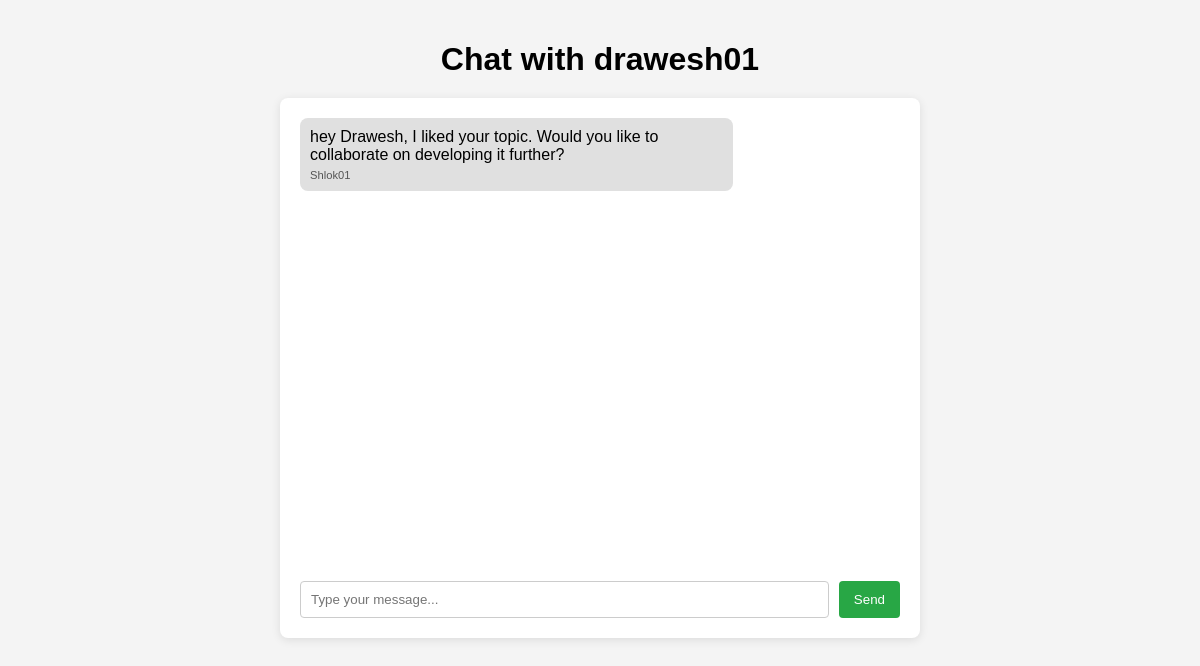
The app's page /chat/1 (signed in) with its own data.
### app.py (models this page shows, shortened)
class User(db.Model, UserMixin):
    id = db.Column(db.Integer, primary_key=True)
    first_name = db.Column(db.String(50), nullable=False)
    last_name = db.Column(db.String(50), nullable=False)
    username = db.Column(db.String(50), unique=True, nullable=False)
    email = db.Column(db.String(100), unique=True, nullable=False)
    password = db.Column(db.String(100), nullable=False)

class ChatMessage(db.Model):
    id = db.Column(db.Integer, primary_key=True)
    sender_id = db.Column(db.Integer, db.ForeignKey('user.id'), nullable=False)
    recipient_id = db.Column(db.Integer, db.ForeignKey('user.id'), nullable=False)
    message = db.Column(db.String(500), nullable=False)
    sender = db.relationship('User', foreign_keys=[sender_id], backref='sent_messages')
    recipient = db.relationship('User', foreign_keys=[recipient_id], backref='received_messages')

### app.py (the view, shortened to what this page needs)
@app.route('/chat/<int:recipient_id>', methods=['GET', 'POST'])
@login_required
def chat_inbox(recipient_id):
    sender_id = current_user.id
    messages = ChatMessage.query.filter(
        (ChatMessage.sender_id == sender_id) & (ChatMessage.recipient_id == recipient_id) |
        (ChatMessage.sender_id == recipient_id) & (ChatMessage.recipient_id == sender_id)
    ).all()
    recipient_user = User.query.get(recipient_id)
    return render_template('chat.html', messages=messages, recipient_user=recipient_user)

### app.py (called while the page is built)
@login_manager.user_loader
def load_user(user_id):
    return User.query.get(int(user_id))

### templates/chat.html (shortened to what this page needs)
<!DOCTYPE html>
<html lang="en">
<head>
</head>
<body>
    <h1>Chat with {{ recipient_user.username }}</h1>
    <div class="chat-container">
        <div class="messages" id="messages">
            {% for message in messages %}
                <div class="{% if message.sender_id == session['user_id'] %}message sent{% else %}message received{% endif %}">
                    {{ message.message }}
                    <small class="sender-name">
                        {% if message.sender_id == session['user_id'] %}You{% else %}{{ message.sender.username }}{% endif %}
                    </small>
                </div>
            {% endfor %}
        </div>
        <form method="POST" class="input-container">
            <input type="text" id="messageInput" name="message" placeholder="Type your message..." aria-label="Type your message" required>
            <button type="submit">Send</button>
        </form>
    </div>
</body>
</html>

### templates/chat.html (style rules this page uses)
body { font-family: Arial, sans-serif; background-color: #f4f4f4; margin: 0; padding: 20px; }
h1 { text-align: center; margin-bottom: 20px; }
.chat-container { background: white; border-radius: 8px; box-shadow: 0 2px 10px rgba(0, 0, 0, 0.1); max-width: 600px; margin: auto; padding: 20px; display: flex; flex-direction: column; height: 500px; }
.messages { flex: 1; overflow-y: auto; margin-bottom: 10px; padding-right: 10px; display: flex; flex-direction: column; gap: 10px; }
.message { padding: 10px; border-radius: 8px; max-width: 70%; word-wrap: break-word; clear: both; position: relative; }
.received { background-color: #e0e0e0; color: black; align-self: flex-start; text-align: left; }
.sender-name { font-size: 0.7em; color: #555; margin-top: 5px; display: block; }
.input-container { display: flex; }
input[type="text"] { flex: 1; padding: 10px; border: 1px solid #ccc; border-radius: 4px; margin-right: 10px; }
button { padding: 10px 15px; border: none; border-radius: 4px; background-color: #28a745; color: white; cursor: pointer; }

### records on screen
User: username "drawesh01"
ChatMessage: message "hey Drawesh, I liked your topic. Would you like to collaborate on developing it further?", sender.username "Shlok01"
